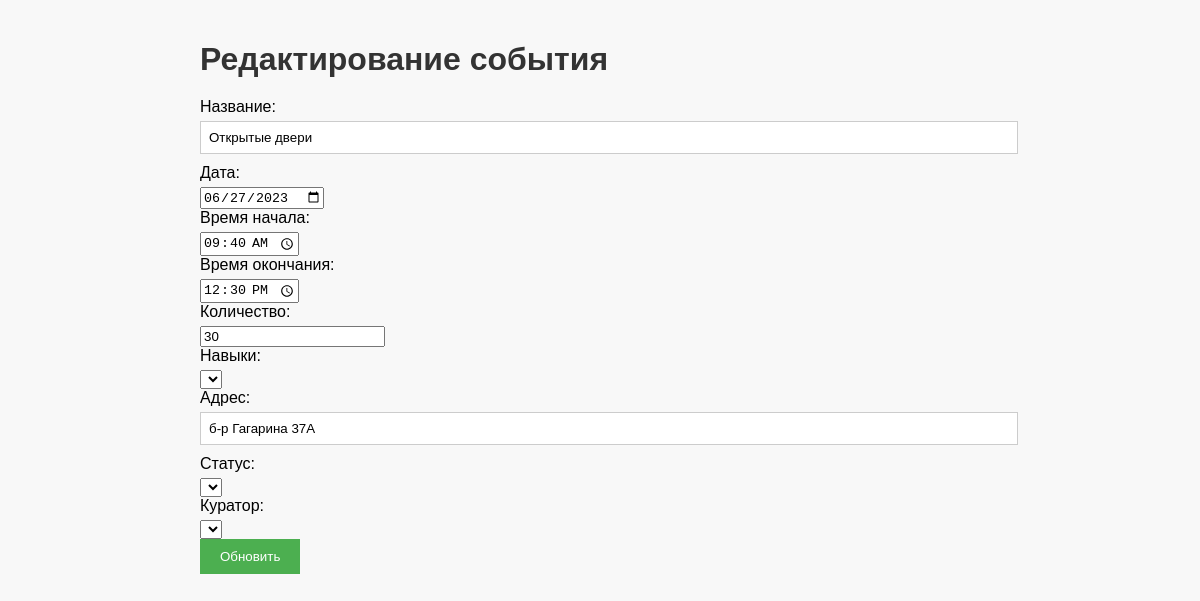
Screenshot of /update/event/1 with the database file from the repository.
### main.py (models this page shows, shortened)
class Event(db.Model):
    __tablename__ = 'events'
    event_id = db.Column(db.Integer, primary_key=True)
    name = db.Column(db.String(100), nullable=False)
    date = db.Column(db.String(100), nullable=False)
    time_start = db.Column(db.String(100), nullable=False)
    time_end = db.Column(db.String(100), nullable=False)
    amount = db.Column(db.Integer, nullable=False)
    skill_id = db.Column(db.Integer, db.ForeignKey('skills.skill_id'), nullable=False)
    address = db.Column(db.String(100), nullable=False)
    status_id = db.Column(db.Integer, db.ForeignKey('statuses.status_id'), nullable=False)
    curator_id = db.Column(db.Integer, db.ForeignKey('curators.curator_id'), nullable=False)
    volunteers = db.relationship('Volunteer', backref='event', lazy=True)

### main.py (the view)
@app.route('/update/event/<int:event_id>', methods=['GET', 'POST'])
def update_event(event_id):
    event = Event.query.get(event_id)
    if request.method == 'POST':
        event.name = request.form['name']
        event.date = request.form['date']
        event.time_start = request.form['time_start']
        event.time_end = request.form['time_end']
        event.amount = request.form['amount']
        event.skill_id = request.form['skill_id']
        event.address = request.form['address']
        event.status_id = request.form['status']
        event.curator_id = request.form['curator_id']
        db.session.commit()
        return redirect('/events')
    else:
        return render_template('update_event.html', event=event)

### templates/update_event.html (shortened to what this page needs)
<!DOCTYPE html>
<html>
<head>
    <link rel="stylesheet" type="text/css" href="{{ url_for('static', filename='main.css') }}">
</head>
<body>
    <div class="container">
        <h1>Редактирование события</h1>
        <form action="{{ url_for('update_event', event_id=event.event_id) }}" method="POST">
            <label for="name">Название:</label>
            <input type="text" name="name" id="name" value="{{ event.name }}" required>
            <br>
            <label for="date">Дата:</label>
            <input type="date" name="date" id="date" value="{{ event.date }}" required>
            <br>
            <label for="time_start">Время начала:</label>
            <input type="time" name="time_start" id="time_start" value="{{ event.time_start }}" required>
            <br>
            <label for="time_end">Время окончания:</label>
            <input type="time" name="time_end" id="time_end" value="{{ event.time_end }}" required>
            <br>
            <label for="amount">Количество:</label>
            <input type="number" name="amount" id="amount" value="{{ event.amount }}" required>
            <br>
            <label for="skill_id">Навыки:</label>
            <select name="skill_id" id="skill_id" required>
            </select>
            <br>
            <label for="address">Адрес:</label>
            <input type="text" name="address" id="address" value="{{ event.address }}" required>
            <br>
            <label for="status_id">Статус:</label>
            <select name="status_id" id="status_id" required>
            </select>
            <br>
            <label for="curator_id">Куратор:</label>
            <select name="curator_id" id="curator_id" required>
            </select>
            <br>
            <input type="submit" value="Обновить">
        </form>
    </div>
</body>
</html>

### static/main.css (style rules this page uses)
body { font-family: Arial, sans-serif; background-color: #f8f8f8; margin: 0; padding: 0; }
.container { max-width: 800px; margin: 0 auto; padding: 20px; }
h1 { color: #333; margin-bottom: 20px; }
form { margin-top: 20px; }
form label { display: block; margin-bottom: 5px; }
form input[type="text"], form input[type="email"] { width: 100%; padding: 8px; margin-bottom: 10px; border: 1px solid #ccc; }
form input[type="submit"] { background-color: #4caf50; color: #fff; padding: 10px 20px; border: none; cursor: pointer; }

### rows the page displays
Event: name "Открытые двери", date "06/27/2023", time_start "09:40", time_end "12:30", amount "30", address "б-р Гагарина 37А"
